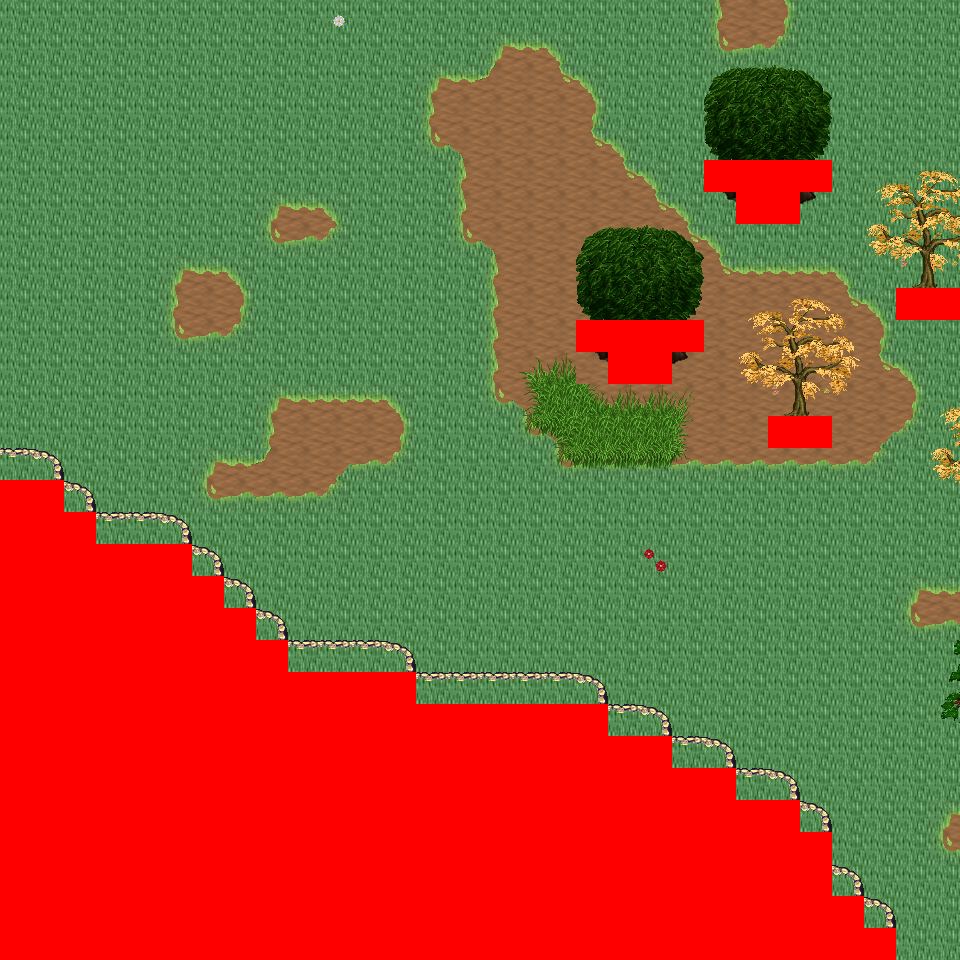

This is a level from a 2D game, rendered from its Tiled map with the project's own tilesets. A one-line summary and the map file follow, with tile-layer data summarised:
An orthogonal 30x30 tile map with 32x32 px tiles, 6 tile layers (Ground, Object, Object2, Above, ...), 24 tilesets and 4 objects (4x mapExit).

<map version="1.0" orientation="orthogonal" renderorder="right-down" width="30" height="30" tilewidth="32" tileheight="32" nextobjectid="5">
  <tileset firstgid="1" name="tileset_logic_collision" tilewidth="32" tileheight="32" tilecount="1" columns="1">
    <image source="../drawable/tileset_logic_collision.png" width="32" height="32" />
  </tileset>
  <tileset firstgid="2" name="tileset_ground_ground" tilewidth="32" tileheight="32" tilecount="33" columns="3">
    <image source="../drawable/tileset_ground_ground.png" width="96" height="352" />
  </tileset>
  <tileset firstgid="35" name="tileset_terrain_grassland" tilewidth="32" tileheight="32" tilecount="88" columns="8">
    <image source="../drawable/tileset_terrain_grassland.png" width="256" height="352" />
  </tileset>
  <tileset firstgid="123" name="tileset_ground_grass_corners" tilewidth="32" tileheight="32" tilecount="24" columns="6">
    <image source="../drawable/tileset_ground_grass_corners.png" width="192" height="128" />
  </tileset>
  <tileset firstgid="147" name="tileset_ground_grass_edges" tilewidth="32" tileheight="32" tilecount="36" columns="12">
    <image source="../drawable/tileset_ground_grass_edges.png" width="384" height="96" />
  </tileset>
  <tileset firstgid="183" name="tileset_ground_grass_2" tilewidth="32" tileheight="32" tilecount="21" columns="3">
    <image source="../drawable/tileset_ground_grass_2.png" width="96" height="224" />
  </tileset>
  <tileset firstgid="204" name="tileset_plant_tree_tree_darkgreen" tilewidth="32" tileheight="32" tilecount="88" columns="8">
    <image source="../drawable/tileset_plant_tree_tree_darkgreen.png" width="256" height="352" />
  </tileset>
  <tileset firstgid="292" name="tileset_plant_tree_pine_tree" tilewidth="32" tileheight="32" tilecount="20" columns="4">
    <image source="../drawable/tileset_plant_tree_pine_tree.png" width="128" height="160" />
  </tileset>
  <tileset firstgid="312" name="tileset_plant_tree_pine_tree_1" tilewidth="32" tileheight="32" tilecount="20" columns="4">
    <image source="../drawable/tileset_plant_tree_pine_tree_1.png" width="128" height="160" />
  </tileset>
  <tileset firstgid="332" name="tileset_plant_tree_evergreen" tilewidth="32" tileheight="32" tilecount="36" columns="3">
    <image source="../drawable/tileset_plant_tree_evergreen.png" width="96" height="384" />
  </tileset>
  <tileset firstgid="368" name="tileset_plant_tree_fall_trees" tilewidth="32" tileheight="32" tilecount="40" columns="8">
    <image source="../drawable/tileset_plant_tree_fall_trees.png" width="256" height="160" />
  </tileset>
  <tileset firstgid="408" name="tileset_plant_flower_daisy_blue" tilewidth="32" tileheight="32" tilecount="8" columns="2">
    <image source="../drawable/tileset_plant_flower_daisy_blue.png" width="64" height="128" />
  </tileset>
  <tileset firstgid="416" name="tileset_plant_flower_daisy_red" tilewidth="32" tileheight="32" tilecount="8" columns="2">
    <image source="../drawable/tileset_plant_flower_daisy_red.png" width="64" height="128" />
  </tileset>
  <tileset firstgid="424" name="tileset_plant_flower_daisy_white" tilewidth="32" tileheight="32" tilecount="8" columns="2">
    <image source="../drawable/tileset_plant_flower_daisy_white.png" width="64" height="128" />
  </tileset>
  <tileset firstgid="432" name="tileset_plant_flower_daisy_yellow" tilewidth="32" tileheight="32" tilecount="8" columns="2">
    <image source="../drawable/tileset_plant_flower_daisy_yellow.png" width="64" height="128" />
  </tileset>
  <tileset firstgid="440" name="tileset_plant_leaves" tilewidth="32" tileheight="32" tilecount="8" columns="4">
    <image source="../drawable/tileset_plant_leaves.png" width="128" height="64" />
  </tileset>
  <tileset firstgid="448" name="tileset_logic_creature_animal" tilewidth="32" tileheight="32" tilecount="32" columns="8">
    <image source="../drawable/tileset_logic_creature_animal.png" width="256" height="128" />
  </tileset>
  <tileset firstgid="480" name="tileset_plant_flower_red_blue_clusters" tilewidth="32" tileheight="32" tilecount="4" columns="1">
    <image source="../drawable/tileset_plant_flower_red_blue_clusters.png" width="32" height="128" />
  </tileset>
  <tileset firstgid="484" name="tileset_ground_tall_grass" tilewidth="32" tileheight="32" tilecount="15" columns="5">
    <image source="../drawable/tileset_ground_tall_grass.png" width="160" height="96" />
  </tileset>
  <tileset firstgid="499" name="tileset_logic_creature_reptile" tilewidth="32" tileheight="32" tilecount="7" columns="7">
    <image source="../drawable/tileset_logic_creature_reptile.png" width="224" height="32" />
  </tileset>
  <tileset firstgid="506" name="tileset_logic_creature_fowl" tilewidth="32" tileheight="32" tilecount="6" columns="6">
    <image source="../drawable/tileset_logic_creature_fowl.png" width="192" height="32" />
  </tileset>
  <tileset firstgid="512" name="tileset_plant_bush_berried" tilewidth="32" tileheight="32" tilecount="60" columns="5">
    <image source="../drawable/tileset_plant_bush_berried.png" width="160" height="384" />
  </tileset>
  <tileset firstgid="572" name="tileset_plant_bushes_and_trees" tilewidth="32" tileheight="32" tilecount="144" columns="16">
    <image source="../drawable/tileset_plant_bushes_and_trees.png" width="512" height="289" />
  </tileset>
  <tileset firstgid="716" name="tileset_plant_bush_leafy" tilewidth="32" tileheight="32" tilecount="48" columns="8">
    <image source="../drawable/tileset_plant_bush_leafy.png" width="256" height="192" />
  </tileset>
  <layer name="Ground" width="30" height="30">
    <data>[900 cells, 900 non-empty, 2 distinct tile ids]</data>
  </layer>
  <layer name="Object" width="30" height="30">
    <data>[900 cells, 161 non-empty, 38 distinct tile ids]</data>
  </layer>
  <layer name="Object2" width="30" height="30">
    <data>[900 cells, 51 non-empty, 15 distinct tile ids]</data>
  </layer>
  <layer name="Above" width="30" height="30">
    <data>[900 cells, 68 non-empty, 27 distinct tile ids]</data>
  </layer>
  <layer name="Above2" width="30" height="30">
    <data>[900 cells, 32 non-empty, 16 distinct tile ids]</data>
  </layer>
  <layer name="Walkable" width="30" height="30">
    <data>[900 cells, 259 non-empty, 1 distinct tile ids]</data>
  </layer>
  <objectgroup name="MapEvents">
    <object id="1" name="north" type="mapExit" x="0" y="0" width="960" height="32">
      <properties>
        <property name="map" value="level_0_x34_y8" />
        <property name="x" value="0" />
        <property name="y" value="28" />
      </properties>
    </object>
    <object id="2" name="south" type="mapExit" x="896" y="928" width="64" height="32">
      <properties>
        <property name="map" value="level_0_x34_y10" />
        <property name="x" value="28" />
        <property name="y" value="1" />
      </properties>
    </object>
    <object id="3" name="east" type="mapExit" x="928" y="0" width="32" height="288">
      <properties>
        <property name="map" value="level_0_x35_y9" />
        <property name="x" value="1" />
        <property name="y" value="0" />
      </properties>
    </object>
    <object id="4" name="east2" type="mapExit" x="928" y="320" width="32" height="640">
      <properties>
        <property name="map" value="level_0_x35_y9" />
        <property name="x" value="1" />
        <property name="y" value="10" />
      </properties>
    </object>
  </objectgroup>
</map>
